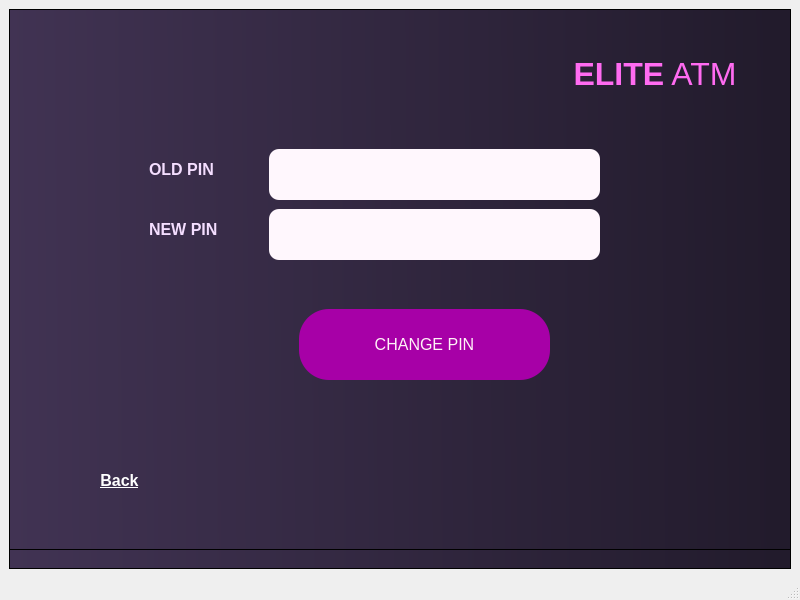
<?xml version="1.0" encoding="UTF-8"?>
<ui version="4.0">
 <class>MainWindow</class>
 <widget class="QMainWindow" name="MainWindow">
  <property name="geometry">
   <rect>
    <x>0</x>
    <y>0</y>
    <width>800</width>
    <height>600</height>
   </rect>
  </property>
  <property name="windowTitle">
   <string>MainWindow</string>
  </property>
  <widget class="QWidget" name="centralwidget">
   <layout class="QHBoxLayout" name="horizontalLayout">
    <item>
     <widget class="QFrame" name="frame">
      <property name="styleSheet">
       <string notr="true">background-color: qlineargradient(spread:pad, x1:0, y1:0.545, x2:0.977, y2:0.539773, stop:0 rgba(65, 51, 83, 255), stop:1 rgba(34, 27, 44, 255));</string>
      </property>
      <property name="frameShape">
       <enum>QFrame::StyledPanel</enum>
      </property>
      <property name="frameShadow">
       <enum>QFrame::Raised</enum>
      </property>
      <widget class="QFrame" name="frame_2">
       <property name="geometry">
        <rect>
         <x>0</x>
         <y>0</y>
         <width>782</width>
         <height>541</height>
        </rect>
       </property>
       <property name="maximumSize">
        <size>
         <width>800</width>
         <height>600</height>
        </size>
       </property>
       <property name="styleSheet">
        <string notr="true">background-color: qlineargradient(spread:pad, x1:0, y1:0.545, x2:0.977, y2:0.539773, stop:0 rgba(65, 51, 83, 255), stop:1 rgba(34, 27, 44, 255));</string>
       </property>
       <property name="frameShape">
        <enum>QFrame::StyledPanel</enum>
       </property>
       <property name="frameShadow">
        <enum>QFrame::Raised</enum>
       </property>
       <widget class="QLabel" name="label_appname">
        <property name="geometry">
         <rect>
          <x>550</x>
          <y>20</y>
          <width>201</width>
          <height>91</height>
         </rect>
        </property>
        <property name="font">
         <font>
          <pointsize>24</pointsize>
         </font>
        </property>
        <property name="styleSheet">
         <string notr="true">color: rgb(255, 107, 241);
background-color:none;</string>
        </property>
        <property name="text">
         <string>&lt;strong&gt;ELITE&lt;/strong&gt; ATM </string>
        </property>
        <property name="alignment">
         <set>Qt::AlignCenter</set>
        </property>
       </widget>
       <widget class="QLabel" name="label">
        <property name="geometry">
         <rect>
          <x>140</x>
          <y>190</y>
          <width>141</width>
          <height>61</height>
         </rect>
        </property>
        <property name="font">
         <font>
          <family>Segoe UI</family>
          <pointsize>12</pointsize>
          <weight>75</weight>
          <bold>true</bold>
         </font>
        </property>
        <property name="styleSheet">
         <string notr="true">background-color: none;
color: rgb(244, 222, 255);</string>
        </property>
        <property name="text">
         <string>NEW PIN</string>
        </property>
       </widget>
       <widget class="QLineEdit" name="lineEdit_pin2">
        <property name="geometry">
         <rect>
          <x>260</x>
          <y>200</y>
          <width>331</width>
          <height>51</height>
         </rect>
        </property>
        <property name="font">
         <font>
          <pointsize>14</pointsize>
         </font>
        </property>
        <property name="styleSheet">
         <string notr="true">border-radius: 10px;
background-color: rgb(255, 247, 253);
color: rgb(0, 0, 0);</string>
        </property>
        <property name="text">
         <string/>
        </property>
       </widget>
       <widget class="QPushButton" name="pushButton">
        <property name="geometry">
         <rect>
          <x>290</x>
          <y>300</y>
          <width>251</width>
          <height>71</height>
         </rect>
        </property>
        <property name="font">
         <font>
          <family>Segoe UI</family>
          <pointsize>12</pointsize>
          <weight>50</weight>
          <italic>false</italic>
          <bold>false</bold>
         </font>
        </property>
        <property name="styleSheet">
         <string notr="true">QPushButton
{
font: 12pt &quot;Segoe UI&quot;;
	color: rgb(255, 242, 247);
background-color: rgb(167, 0, 167);
border-radius: 30px;
}

QPushButton:hover
{
background-color: rgb(255, 0, 255);
}</string>
        </property>
        <property name="text">
         <string>CHANGE PIN</string>
        </property>
       </widget>
       <widget class="QLabel" name="label_2">
        <property name="geometry">
         <rect>
          <x>140</x>
          <y>130</y>
          <width>141</width>
          <height>61</height>
         </rect>
        </property>
        <property name="font">
         <font>
          <family>Segoe UI</family>
          <pointsize>12</pointsize>
          <weight>75</weight>
          <bold>true</bold>
         </font>
        </property>
        <property name="styleSheet">
         <string notr="true">background-color: none;
color: rgb(244, 222, 255);</string>
        </property>
        <property name="text">
         <string>OLD PIN</string>
        </property>
       </widget>
       <widget class="QLineEdit" name="lineEdit_pin1">
        <property name="geometry">
         <rect>
          <x>260</x>
          <y>140</y>
          <width>331</width>
          <height>51</height>
         </rect>
        </property>
        <property name="font">
         <font>
          <pointsize>14</pointsize>
         </font>
        </property>
        <property name="styleSheet">
         <string notr="true">border-radius: 10px;
background-color: rgb(255, 247, 253);
color: rgb(0, 0, 0);</string>
        </property>
        <property name="text">
         <string/>
        </property>
       </widget>
       <widget class="QPushButton" name="pushButton_back1">
        <property name="geometry">
         <rect>
          <x>40</x>
          <y>460</y>
          <width>141</width>
          <height>23</height>
         </rect>
        </property>
        <property name="font">
         <font>
          <pointsize>12</pointsize>
          <weight>75</weight>
          <bold>true</bold>
          <underline>true</underline>
         </font>
        </property>
        <property name="styleSheet">
         <string notr="true">QPushButton
{
color: rgb(255, 255, 255);
border: 0px;
background-color:none;
}

QPushButton:hover
{
color: rgb(255, 170, 255);
}</string>
        </property>
        <property name="text">
         <string>Back</string>
        </property>
       </widget>
      </widget>
     </widget>
    </item>
   </layout>
  </widget>
  <widget class="QMenuBar" name="menubar">
   <property name="geometry">
    <rect>
     <x>0</x>
     <y>0</y>
     <width>800</width>
     <height>21</height>
    </rect>
   </property>
  </widget>
  <widget class="QStatusBar" name="statusbar"/>
 </widget>
 <resources/>
 <connections/>
</ui>
